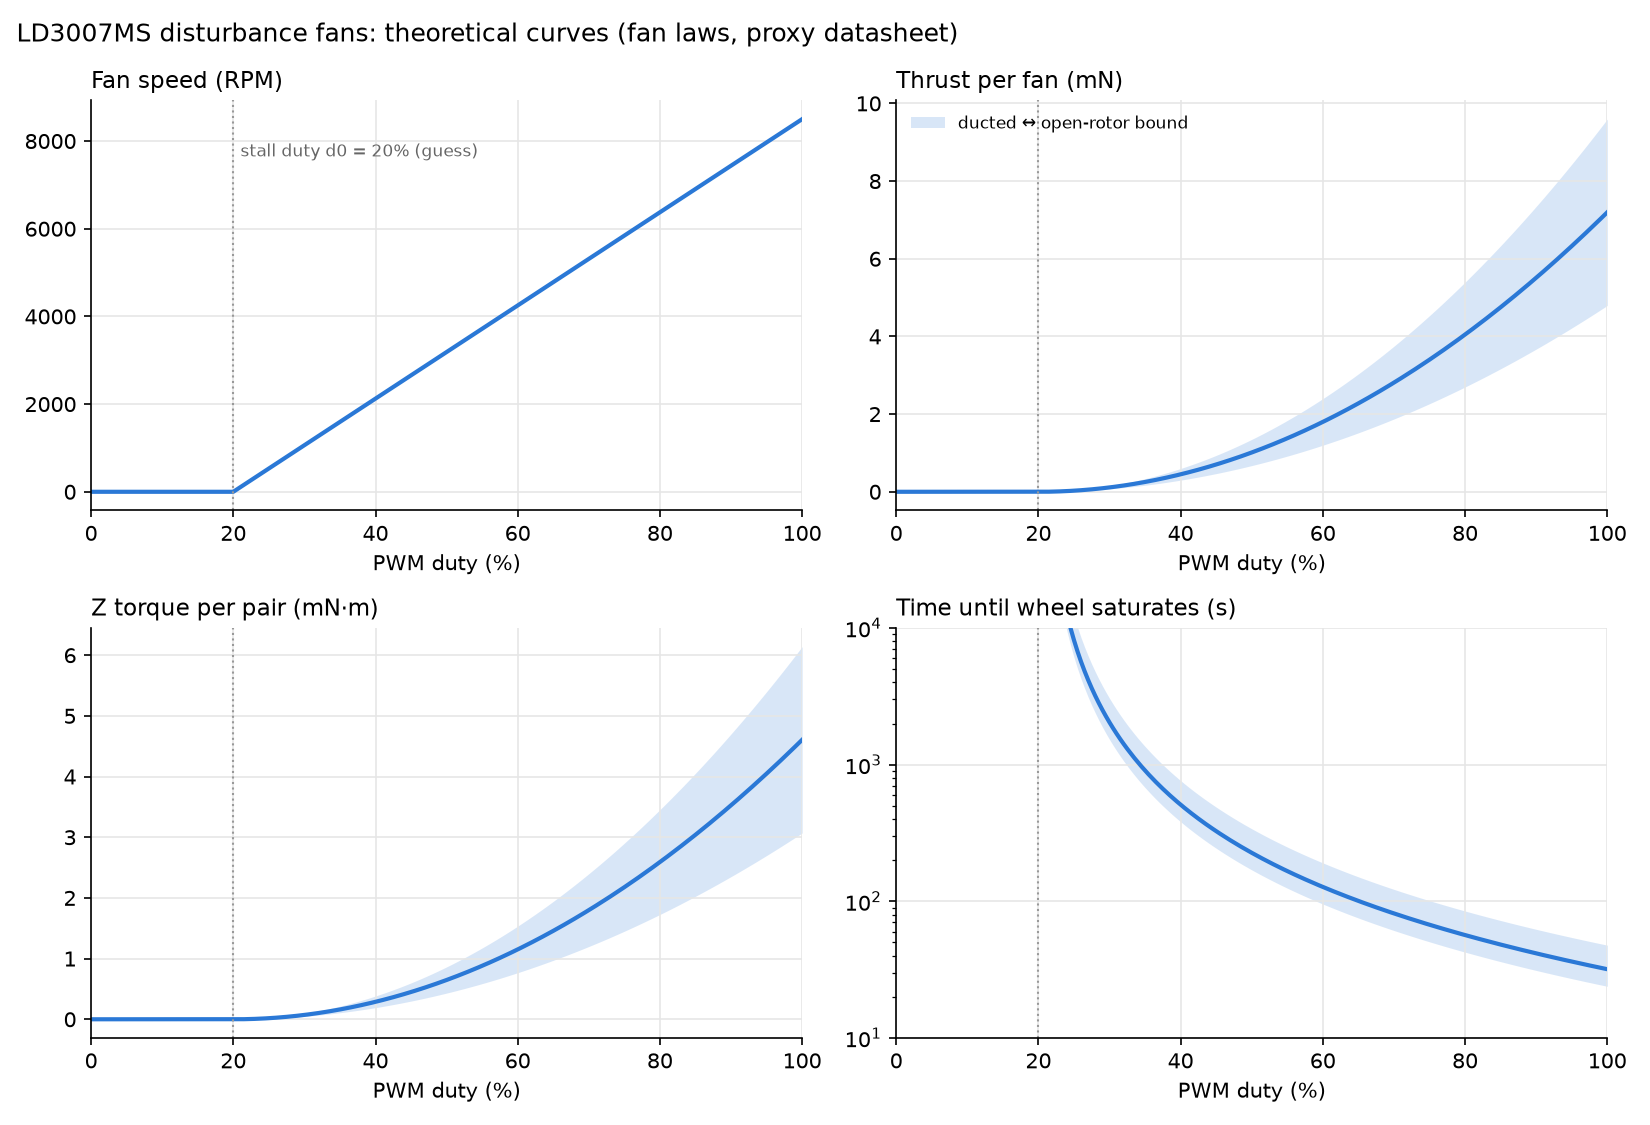

Generate this figure with Python:
"""
fan_thrust_model.py
===========================================================
Theoretical thrust / disturbance-torque curves for the four LD3007MS disturbance fans
(command 17), and how long the reaction wheel can absorb that torque before it saturates.
Optionally measures the real disturbance torque from a command 13 run.

Usage:
  python fan_thrust_model.py                              # table + fan_thrust_model.png
  python fan_thrust_model.py --csv SunTrack_data060.csv   # also: measured torque from that run

Model (see the bottom of this docstring for where each number comes from):
  speed     N(d) = N_MAX * (d - d0) / (1 - d0)       for duty d > d0 (stall below d0)
  airflow   Q = Q_MAX * N / N_MAX                     (fan law: Q ~ N)
  thrust    T = rho * Q^2 / A                         (momentum flux of the jet, jet speed = Q / A)
            -> T ~ N^2 (fan law), so T(d) = T_MAX * ((d - d0) / (1 - d0))^2
  torque    tau_z = 2 * r * T                         per diagonal pair (+Y and -Y fans push opposite ways)
  wheel     H_max = I_WHEEL * w_max                   momentum the wheel can absorb from 0 RPM
            t_sat = H_max / tau_z                     how long pointing can be held

Numbers:
  The LD3007MS has no published RPM/airflow. N_MAX, Q_MAX, DP_MAX are from the closest datasheet
  match with the same rating (CUI/Same Sky CFM-3007CF-085-264: 5 V, 0.2 A, 30x30x7 mm).
  A is the swept annulus of a 30 mm fan (27 mm rotor, 13 mm hub). d0 is a guess; measure it with
  command 17 (lowest duty that still spins after the kick).
  T_MAX is bracketed: LOW = jet leaves at the rotor's axial speed (ducted fan, the usual case for a
  frame fan); HIGH = open-rotor momentum theory (jet speeds up to 2x after the rotor). The static
  pressure gives a hard ceiling DP_MAX * A that no free-air thrust can exceed.
"""

import argparse
import csv
import math

import matplotlib.pyplot as plt
import numpy as np

# Fan (proxy datasheet: CFM-3007CF-085-264)
N_MAX_RPM = 8500.0
Q_MAX_CFM = 2.81
DP_MAX_INH2O = 0.12
D_ROTOR_M = 0.027
D_HUB_M = 0.013
D0 = 0.20                 # duty below which the fan stalls (GUESS - measure it)

# KestrelSAT (definitions.h)
R_ARM_M = 0.32            # fans at y = +/-32 cm
Z_OFF_M = 0.02            # fans 2 cm above / below centre
I_WHEEL = 0.0035          # kg*m^2
W_MAX_RPM = 400.0         # WHEEL_MAX_RPM (also -400)
KP = 0.126                # DEFAULT_KP, N*m/rad

RHO = 1.20                # air density (kg/m^3); Colorado Springs (~2200 m) is ~0.98, which lowers T by ~18%
CFM_TO_M3S = 4.719e-4
INH2O_TO_PA = 249.09
RPM_TO_RADS = 2 * math.pi / 60

A = math.pi / 4 * (D_ROTOR_M ** 2 - D_HUB_M ** 2)
Q_MAX = Q_MAX_CFM * CFM_TO_M3S
T_MAX_LOW = RHO * Q_MAX ** 2 / A          # ducted: jet speed = Q / A
T_MAX_HIGH = 2 * T_MAX_LOW                # open rotor: far-wake speed = 2 x rotor speed
T_CEILING = DP_MAX_INH2O * INH2O_TO_PA * A
H_MAX = I_WHEEL * W_MAX_RPM * RPM_TO_RADS


def speed_fraction(duty):
    """N / N_MAX for duty 0..1 (0 below the stall duty d0)."""
    return np.clip((np.asarray(duty, dtype=float) - D0) / (1 - D0), 0.0, 1.0)


def thrust(duty, t_max):
    """Thrust of one fan (N)."""
    return t_max * speed_fraction(duty) ** 2


def pair_torque(duty, t_max):
    """Z torque of one pair (+Y fan and -Y fan pushing opposite ways), N*m."""
    return 2 * R_ARM_M * thrust(duty, t_max)


def sat_time(tau):
    """Seconds until the wheel goes from 0 to W_MAX_RPM under a steady torque tau (inf if tau = 0)."""
    tau = np.asarray(tau, dtype=float)
    with np.errstate(divide="ignore"):
        return np.where(tau > 0, H_MAX / np.where(tau > 0, tau, 1), np.inf)


def print_table():
    print(f"Swept area A = {A * 1e4:.2f} cm^2, Q_max = {Q_MAX * 1e3:.2f} L/s, jet speed = {Q_MAX / A:.2f} m/s")
    print(f"Thrust per fan at 100%: {T_MAX_LOW * 1e3:.1f} (ducted) to {T_MAX_HIGH * 1e3:.1f} mN (open rotor);"
          f" ceiling DP*A = {T_CEILING * 1e3:.1f} mN  ({T_MAX_LOW / 9.81e-3:.2f}-{T_MAX_HIGH / 9.81e-3:.2f} gram-force)")
    print(f"Wheel momentum 0 -> {W_MAX_RPM:.0f} RPM: H_max = {H_MAX:.4f} N*m*s")
    print()
    print(" duty  speed   thrust/fan    Z torque/pair      wheel accel     time to saturate   PD offset")
    print("  (%)  (RPM)      (mN)          (mN*m)            (RPM/s)              (s)            (deg)")
    for pct in (100, 90, 80, 70, 60, 50, 40, 30):
        d = pct / 100
        n = N_MAX_RPM * speed_fraction(d)
        lo, hi = thrust(d, T_MAX_LOW), thrust(d, T_MAX_HIGH)
        tlo, thi = pair_torque(d, T_MAX_LOW), pair_torque(d, T_MAX_HIGH)
        alo, ahi = (tlo / I_WHEEL / RPM_TO_RADS, thi / I_WHEEL / RPM_TO_RADS)
        slo, shi = sat_time(thi), sat_time(tlo)
        elo, ehi = math.degrees(tlo / KP), math.degrees(thi / KP)
        print(f"  {pct:3d}  {n:5.0f}   {lo * 1e3:4.1f} - {hi * 1e3:4.1f}   {tlo * 1e3:4.2f} - {thi * 1e3:4.2f}"
              f"       {alo:5.2f} - {ahi:5.2f}      {slo:6.0f} - {shi:6.0f}       {elo:3.1f} - {ehi:3.1f}")
    print()
    print("Torque assumes each GPIO pair is a couple about Z (+Y fan and -Y fan push opposite ways).")
    print("If both fans of a pair push the SAME way, their Z torques cancel and the pair only makes a")
    print(f"tilt torque 2*{Z_OFF_M}*T about Y ({2 * Z_OFF_M / (2 * R_ARM_M):.0%} of the numbers above).")
    print("PD offset = steady pointing error the PD needs to cancel the torque (tau / Kp), on top of the 1 deg deadband.")


def plot(path="fan_thrust_model.png"):
    blue = "#2a78d6"
    duty = np.linspace(0, 1, 201)
    pct = duty * 100
    t_lo, t_hi = pair_torque(duty, T_MAX_LOW), pair_torque(duty, T_MAX_HIGH)
    t_mid = (t_lo + t_hi) / 2

    fig, axs = plt.subplots(2, 2, figsize=(11, 7.5))
    panels = [
        (axs[0, 0], N_MAX_RPM * speed_fraction(duty), None, None, "Fan speed (RPM)"),
        (axs[0, 1], thrust(duty, (T_MAX_LOW + T_MAX_HIGH) / 2) * 1e3,
         thrust(duty, T_MAX_LOW) * 1e3, thrust(duty, T_MAX_HIGH) * 1e3, "Thrust per fan (mN)"),
        (axs[1, 0], t_mid * 1e3, t_lo * 1e3, t_hi * 1e3, "Z torque per pair (mN·m)"),
        (axs[1, 1], sat_time(t_mid), sat_time(t_hi), sat_time(t_lo), "Time until wheel saturates (s)"),
    ]
    for ax, mid, lo, hi, title in panels:
        if lo is not None:
            ax.fill_between(pct, lo, hi, color=blue, alpha=0.18, linewidth=0, label="ducted ↔ open-rotor bound")
        ax.plot(pct, mid, color=blue, linewidth=2)
        ax.set_title(title, loc="left", fontsize=11)
        ax.set_xlabel("PWM duty (%)")
        ax.set_xlim(0, 100)
        ax.grid(True, color="0.9", linewidth=0.8)
        for side in ("top", "right"):
            ax.spines[side].set_visible(False)
        ax.axvline(D0 * 100, color="0.6", linewidth=1, linestyle=":")
    axs[0, 0].text(D0 * 100 + 1, N_MAX_RPM * 0.9, f"stall duty d0 = {D0:.0%} (guess)", fontsize=8, color="0.4")
    axs[0, 1].legend(frameon=False, fontsize=8, loc="upper left")
    axs[1, 1].set_yscale("log")
    axs[1, 1].set_ylim(10, 1e4)
    fig.suptitle("LD3007MS disturbance fans: theoretical curves (fan laws, proxy datasheet)", x=0.01, ha="left")
    fig.tight_layout()
    fig.savefig(path, dpi=150)
    print(f"Saved {path}")


def measure(path):
    """Disturbance torque from a command 13 run: tau = I_wheel * (slope of measured wheel speed)."""
    with open(path, newline="") as f:
        rows = list(csv.DictReader(f))
    if "fan_gpio27(%)" not in rows[0]:
        raise SystemExit(f"{path} has no fan columns (made before command 17 existed).")
    t = np.array([float(r["mcu time(ms)"]) for r in rows]) / 1000
    w = np.array([float(r["w_RW_meas(RPM)"]) for r in rows])
    mode = np.array([r["mode"] for r in rows])
    fan = np.array([max(float(r["fan_gpio27(%)"]), float(r["fan_gpio4(%)"])) for r in rows])
    sat = np.array([int(r["saturated"]) for r in rows])

    def slope(mask, label):
        if mask.sum() < 20:
            print(f"  {label}: not enough TRACK data ({mask.sum()} points)")
            return None
        rpm_s = np.polyfit(t[mask], w[mask], 1)[0]
        tau = I_WHEEL * rpm_s * RPM_TO_RADS
        print(f"  {label}: wheel {rpm_s:+.2f} RPM/s over {t[mask][-1] - t[mask][0]:.0f} s -> torque {tau * 1e3:+.3f} mN*m")
        return tau

    track = mode == "TRACK"
    on = track & (fan > 0) & (sat == 0)
    if on.any():
        on &= t > t[on][0] + 2.0          # skip the kick and the first transient
    print(f"Measured from {path}:")
    base = slope(track & (fan == 0), "fans off (string twist etc.)")
    with_fans = slope(on, "fans on")
    if base is not None and with_fans is not None:
        print(f"  -> fan disturbance torque = {(with_fans - base) * 1e3:+.3f} mN*m"
              f" (theory at this duty: {pair_torque(fan.max() / 100, T_MAX_LOW) * 1e3:.2f}-"
              f"{pair_torque(fan.max() / 100, T_MAX_HIGH) * 1e3:.2f} mN*m per pair)")


def main():
    parser = argparse.ArgumentParser(description=__doc__, formatter_class=argparse.RawDescriptionHelpFormatter)
    parser.add_argument("--csv", help="command 13 SunTrack CSV run with the fans on")
    parser.add_argument("--out", default="fan_thrust_model.png")
    args = parser.parse_args()
    print_table()
    plot(args.out)
    if args.csv:
        print()
        measure(args.csv)


if __name__ == "__main__":
    main()
